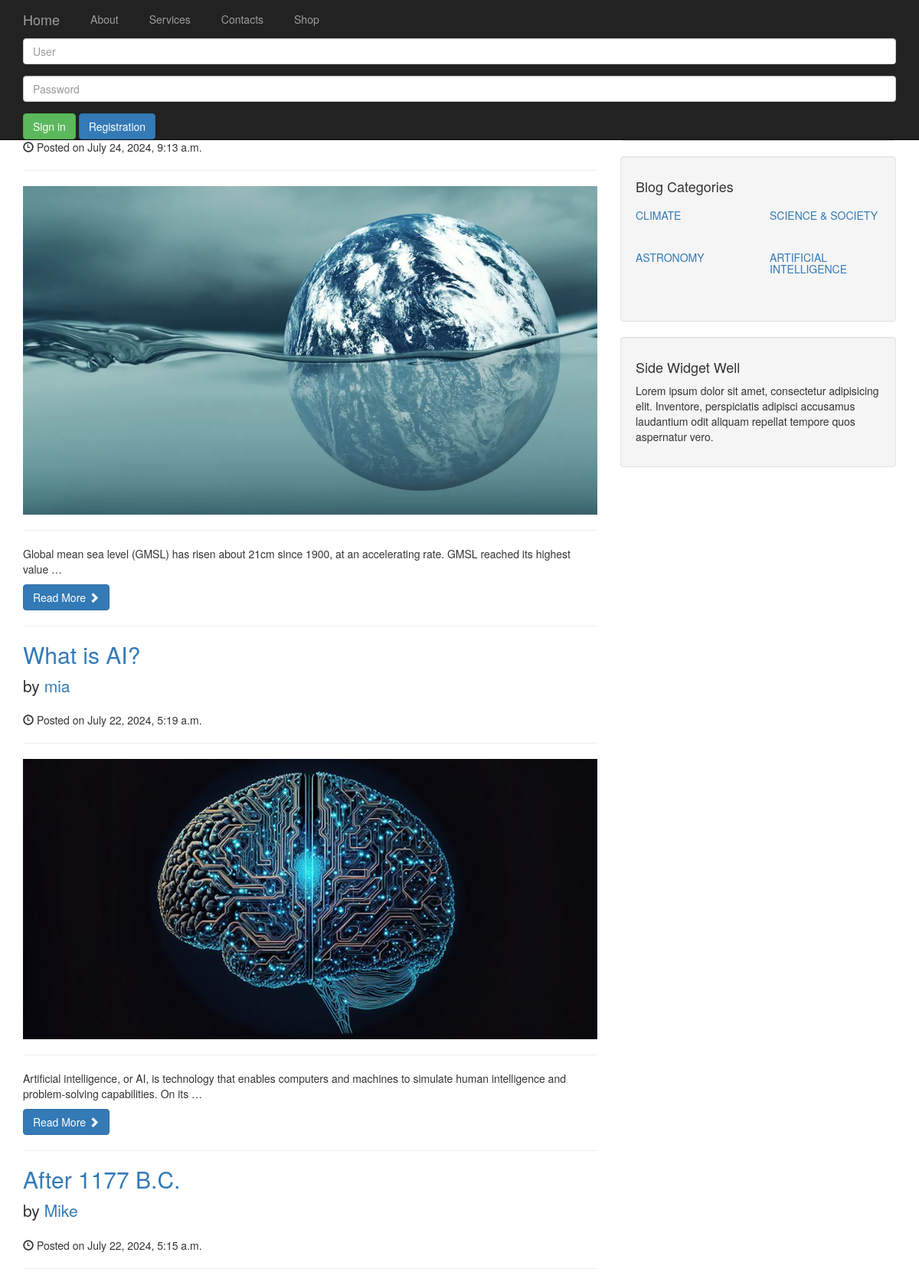
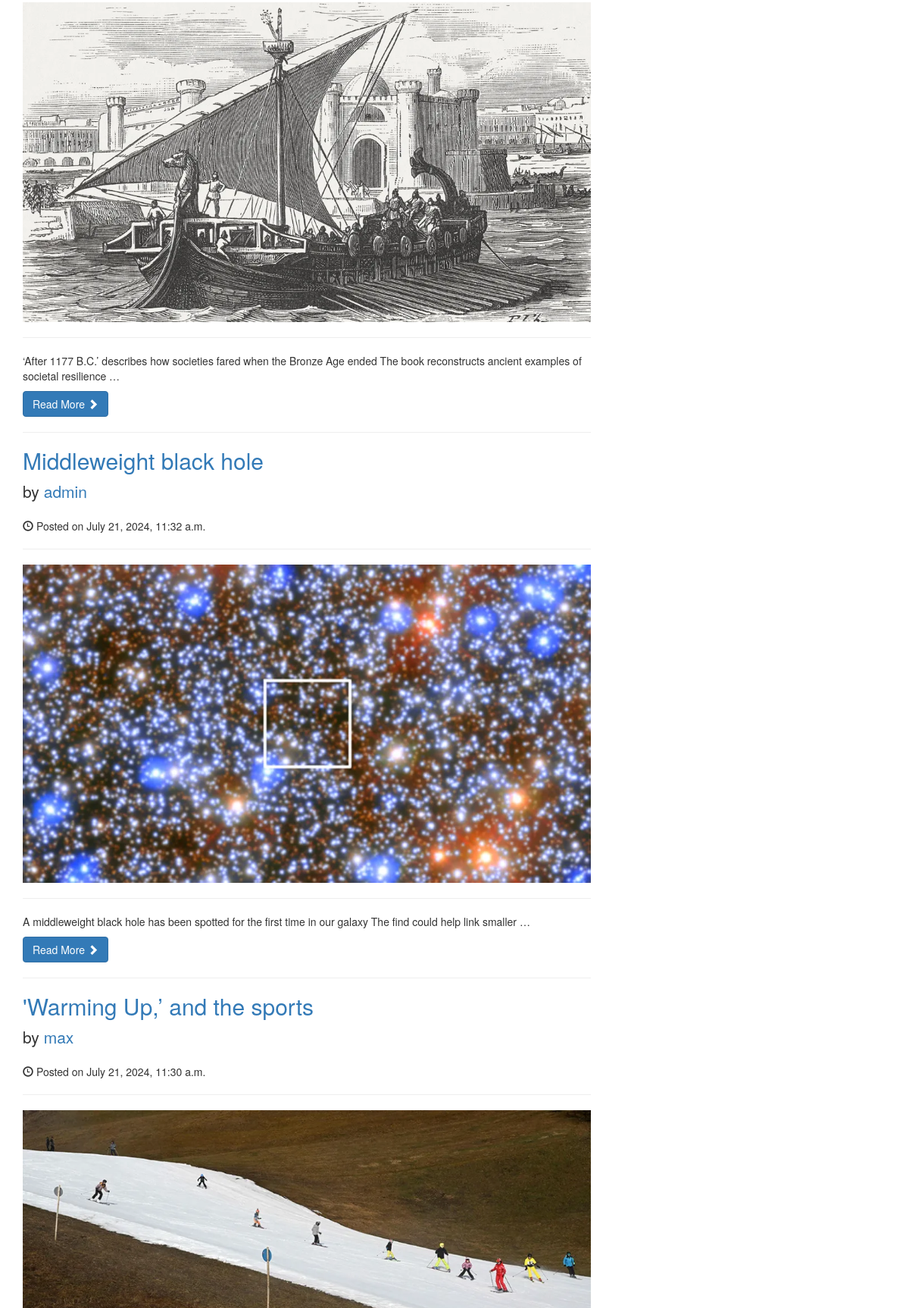
The page / (upper part) on the database its author committed (2 pictures, top to bottom).
### blog/models.py (models this page shows, shortened)
class Post(models.Model):
    title = models.CharField(max_length=50, verbose_name="Заголовок")
    content = models.TextField(verbose_name="Опис")
    published_date = models.DateTimeField(auto_created=True, verbose_name="Дата публікації")
    category = models.ForeignKey(Category, on_delete=models.CASCADE, verbose_name="Категорія")
    user = models.ForeignKey(User, on_delete=models.SET_NULL, null=True, verbose_name="Автор", blank=True)
    image = models.ImageField(upload_to='post_images')
    class Meta:
        verbose_name = "Пост"
        verbose_name_plural = "Пости"

class Category(models.Model):
    name = models.CharField(max_length=30)
    class Meta:
        verbose_name = "Категорія"
        verbose_name_plural = "Категорії"

### blog/views.py (the view)
# urls.py: path('', views.index, name="index"),
def index(request):
    posts = Post.objects.all().order_by("-published_date")
    context = {'posts': posts}
    context.update(get_categories())
    return render(request, 'blog/index.html', context)

### blog/views.py (called while the page is built)
def get_categories():
    cats = Category.objects.all()
    count = cats.count()
    half = count // 2
    first_half = cats[:half]
    second_half = cats[half:]
    return {'cats1': first_half, 'cats2': second_half}

### cart/context_processors.py (called while the page is built)
def cart_context(request):
    cart = Cart(request)
    return {'cart': cart}

### shop/context_processors.py (called while the page is built)
def categories(request):
    return {
        'categories': Category.objects.all()
    }

### templates/blog/index.html
{% extends 'blog/base.html' %}
{% block content %}
{% load static %}
{% for post in posts %}
<h2>
    <a href="{% url 'post' name=post.title id=post.id %}">{{post.title}}</a>
</h2>
<p class="lead">
    by <a href="{% url 'profile' %}">{{ post.user }}</a>
</p>
<p><span class="glyphicon glyphicon-time"></span> Posted on {{ post.published_date }}</p>
<hr>
<img class="img-responsive" src="{{post.image.url}}" alt="">
<hr>
<p> {{ post.content|truncatewords:20 }}</p>
<a class="btn btn-primary" href="{% url 'post' name=post.title id=post.id %}">Read More <span class="glyphicon glyphicon-chevron-right"></span></a>
<hr>
{% endfor %}
{% endblock %}

### templates/blog/base.html (shortened to what this page needs)
<!doctype html>
<html lang="en">
<head>
    {% load static %}
    <link href="{% static 'blog/css/bootstrap.min.css' %}" rel="stylesheet">
    <link href="{% static 'blog/css/blog-home.css' %}" rel="stylesheet">
    <link type="text/css" href="{% static 'blog/css/style.css' %}" rel="stylesheet">
</head>
<body>
    <nav class="navbar navbar-inverse navbar-fixed-top" role="navigation">
        <div class="container">
            <div class="navbar-header">
                <a class="navbar-brand" href="{% url 'index' %}">Home</a>
            </div>
            <div class="collapse navbar-collapse" id="bs-example-navbar-collapse-1">
                <ul class="nav navbar-nav">
                    <li>
                        <a href="#">About</a>
                    </li>
                    <li>
                        <a href="#">Services</a>
                    </li>
                    <li>
                        <a href="{% url 'contacts' %}">Contacts</a>
                    </li>
                     <li>
                        <a href="{% url 'shop:product_list' %}">Shop</a>
                    </li>
                </ul>
                {% include 'blog/toggle_login.html' %}
            </div>
        </div>
    </nav>
    <div class="container">
        <div class="row">
            <div class="col-md-8">
                {% block content %}
                {% endblock %}
            </div>
            <div class="col-md-4">
                <div class="well">
                    <h4>Blog Search</h4>
                    <form class="input-group" method="GET" action="{% url 'search' %}">
                        <span class="input-group-btn">
                        </span>
                    </form>
                </div>
                <div class="well">
                    <h4>Blog Categories</h4>
                    <div class="row">
                        <div class="col-lg-6">
                            <ul class="list-unstyled">
                                {% for c in cats1 %}
                                <li><a href="{% url 'category' c.name %}"><h5>{{c.name}}</h5></a>
                                </li>
                                {% endfor %}
                            </ul>
                        </div>
                        <div class="col-lg-6">
                            <ul class="list-unstyled">
                                 {% for c in cats2 %}
                                <li><a href="{% url 'category' c.name %}"><h5>{{c.name}}</h5></a>
                                </li>
                                {% endfor %}
                            </ul>
                        </div>
                    </div>
                </div>
                <div class="well">
                    <h4>Side Widget Well</h4>
                    <p>Lorem ipsum dolor sit amet, consectetur adipisicing elit. Inventore, perspiciatis adipisci accusamus laudantium odit aliquam repellat tempore quos aspernatur vero.</p>
                </div>
            </div>
        </div>
    </div>
</body>
</html>

### static/blog/css/blog-home.css (style rules this page uses)
body { padding-top: 70px; }

### static/blog/css/style.css (style rules this page uses)
h2 { color: #666; }
a { margin-right: 10px; }

### rows shown on the page
Post: published_date "July 24, 2024, 9:13 a.m.", image (picture), content "Global mean sea level (GMSL) has risen about 21cm since 1900, at an accelerating rate. GMSL reached its highest value …"
Post: title "What is AI?", user "mia", published_date "July 22, 2024, 5:19 a.m.", image (picture), content "Artificial intelligence, or AI, is technology that enables computers and machines to simulate human intelligence and problem-solving capabilities. On its …"
Post: title "After 1177 B.C.", user "Mike", published_date "July 22, 2024, 5:15 a.m.", image (picture), content "‘After 1177 B.C.’ describes how societies fared when the Bronze Age ended The book reconstructs ancient examples of societal resilience …"
Post: title "Middleweight black hole", user "admin", published_date "July 21, 2024, 11:32 a.m.", image (picture), content "A middleweight black hole has been spotted for the first time in our galaxy The find could help link smaller …"
Post: title "'Warming Up,’ and the sports", user "max", published_date "July 21, 2024, 11:30 a.m.", image (picture)
Category: name "CLIMATE"
Category: name "ASTRONOMY"
Category: name "SCIENCE & SOCIETY"
Category: name "ARTIFICIAL INTELLIGENCE"
